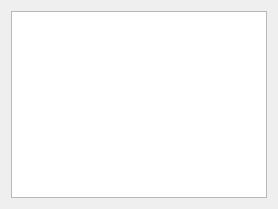
<?xml version="1.0" encoding="UTF-8"?>
<ui version="4.0">
 <class>QtHelpWidget</class>
 <widget class="QWidget" name="QtHelpWidget">
  <property name="geometry">
   <rect>
    <x>0</x>
    <y>0</y>
    <width>278</width>
    <height>209</height>
   </rect>
  </property>
  <property name="windowTitle">
   <string>QtHelpWidget</string>
  </property>
  <layout class="QGridLayout" name="gridLayout">
   <item row="0" column="0">
    <widget class="QTextBrowser" name="textBrowser"/>
   </item>
  </layout>
 </widget>
 <layoutdefault spacing="6" margin="11"/>
 <resources/>
 <connections/>
</ui>
